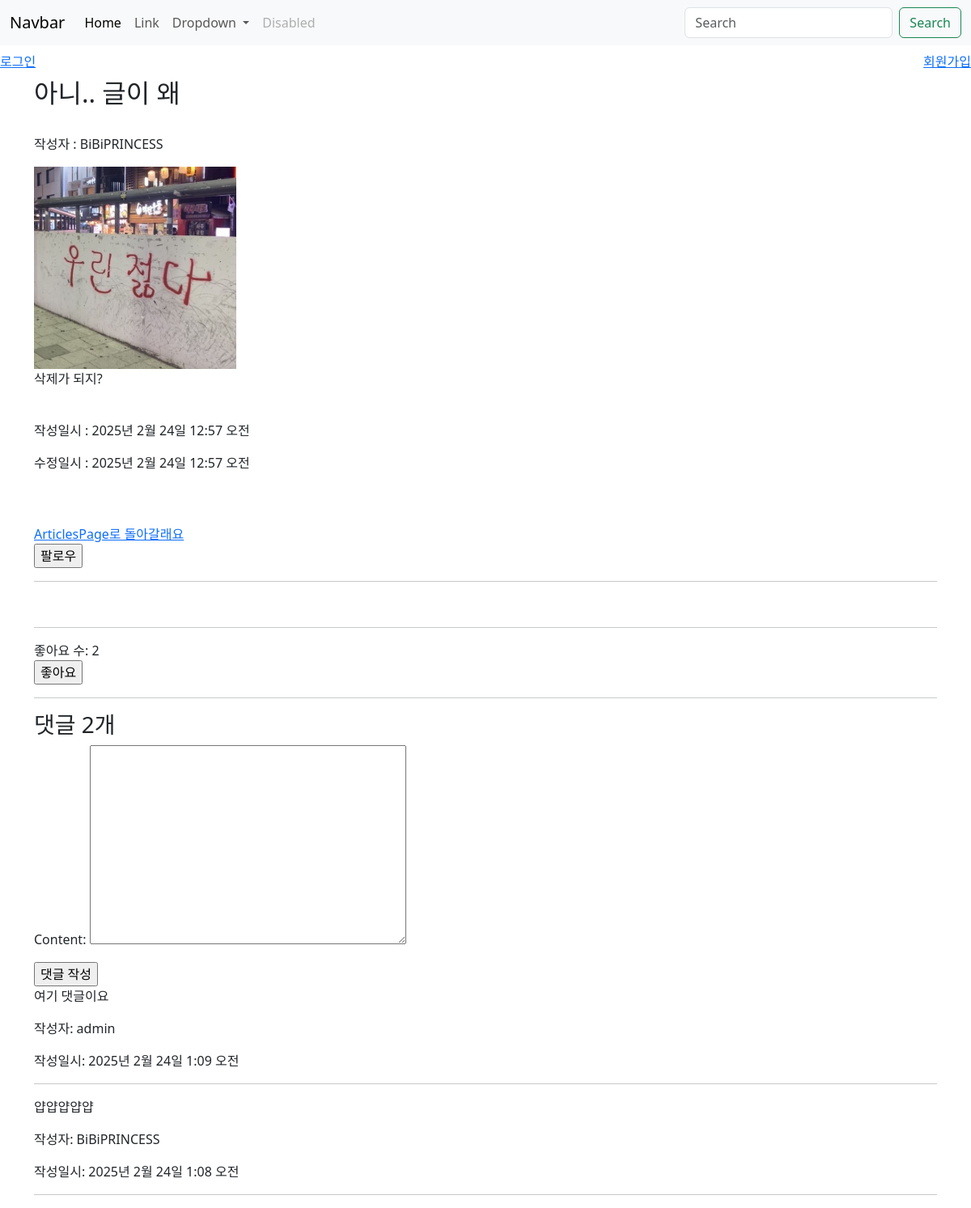
Page /articles/2/ on the committed database.
### articles/models.py (models this page shows, shortened)
class Article(models.Model):
    title = models.CharField(max_length=50)
    content = models.TextField()
    created_at = models.DateTimeField(auto_now_add=True)
    updated_at = models.DateTimeField(auto_now=True)
    image = models.ImageField(upload_to="images/", blank=True)
    author = models.ForeignKey(
        settings.AUTH_USER_MODEL,  # Custom User Model을 참조
        on_delete=models.SET_NULL,  # 작성자가 삭제되면 author_id가 NULL로 설정됨
        related_name="articles",  # User 입장에서 Article에 접근할 때 사용할 이름
        null=True,  # author_id 필드가 NULL 값을 허용하도록 설정
    )
    like_users = models.ManyToManyField(
        settings.AUTH_USER_MODEL,
        related_name="like_articles",
    )

class Comment(models.Model):
    article = models.ForeignKey(Article, on_delete=models.CASCADE)
    author = models.ForeignKey(
        settings.AUTH_USER_MODEL, on_delete=models.CASCADE
    )  # Custom User Model을 참조
    content = models.TextField()
    created_at = models.DateTimeField(auto_now_add=True)
    updated_at = models.DateTimeField(auto_now=True)

### accounts/models.py (models this page shows)
class User(AbstractUser):
    groups = models.ManyToManyField(
        "auth.Group",
        related_name="custom_user_set",  # 기본 'user_set' 이름 대신 변경
        blank=True,
        help_text="The groups this user belongs to.",
        verbose_name="groups",
    )
    user_permissions = models.ManyToManyField(
        "auth.Permission",
        related_name="custom_user_permissions_set",  # 기본 'user_permissions' 이름 대신 변경
        blank=True,
        help_text="Specific permissions for this user.",
        verbose_name="user permissions",
    )
    following = models.ManyToManyField(
        "self",
        symmetrical=False,  # 대칭적이지 않은 관계(한쪽만 팔로우 가능)
        related_name="followers",
    )

### articles/views.py (the view)
# urls.py: path("<int:pk>/", views.article_detail, name="article_detail"),
def article_detail(request, pk):
    article = get_object_or_404(Article, pk=pk)
    comments = article.comment_set.all().order_by("-created_at")
    comment_form = CommentForm()
    context = {
        "article": article,
        "comment_form": comment_form,
        "comments": comments,
    }
    return render(request, "articles/article_detail.html", context)

### articles/forms.py
class CommentForm(forms.ModelForm):
    class Meta:
        model = Comment
        fields = "__all__"
        exclude = ("article", "author")

### articles/templates/articles/article_detail.html (shortened to what this page needs)
{% extends 'base.html' %}
{% block content %}
<h2>{{ article.title }}</h2><br>
<p>작성자 : {{ article.author.username }}</p>
{% if article.image %}
    <img src="{{ article.image.url }}">
{% endif %}
<p>{{ article.content }}</p><br>
<p>작성일시 : {{ article.created_at }}</p>
<p>수정일시 : {{ article.updated_at }}</p>
<br><br>
<a href="{% url 'articles:articles' %}">ArticlesPage로 돌아갈래요</a>
<br>
<form action="{% url 'accounts:follow' article.author.pk %}" method="POST">
    {% if request.user in article.author.followers.all %}
        <input type="submit" value="언팔로우">
    {% else %}
        <input type="submit" value="팔로우">
    {% endif %}
</form>
<hr>
<br>
<hr>
좋아요 수: {{ article.like_users.count }}
<form action="{% url 'articles:like' article.pk %}" method="POST">
    {% if request.user in article.like_users.all %}
        <input type="submit" value="좋아요 취소">
    {% else %}
        <input type="submit" value="좋아요">
    {% endif %}
</form>
<hr>
<h3>댓글 {{ comments.count }}개</h3>
<form action="{% url 'articles:comment_create' article.pk %}" method="POST">
    {{ comment_form.as_p }}
    <input type="submit" value="댓글 작성">
</form>
{% for comment in comments %}
    <p>{{ comment.content }}</p>
    <p>작성자: {{ comment.author }}</p>
    <p>작성일시: {{ comment.created_at }}</p>
    <hr>
{% empty %}
    <p>댓글이 없습니다.</p>
{% endfor %}
{% endblock content %}

### static/css/style.css (style rules this page uses)
img { width: 250px; }

### rows in the picture
Article: title "아니.. 글이 왜", author.username "BiBiPRINCESS", image (picture), content "삭제가 되지?", created_at "2025년 2월 24일 12:57 오전", updated_at "2025년 2월 24일 12:57 오전", like_users.count "2"
Comment: content "여기 댓글이요", author "admin", created_at "2025년 2월 24일 1:09 오전"
Comment: content "얍얍얍얍얍", author "BiBiPRINCESS", created_at "2025년 2월 24일 1:08 오전"

### other values in the picture
{{ comments.count }} "2"
